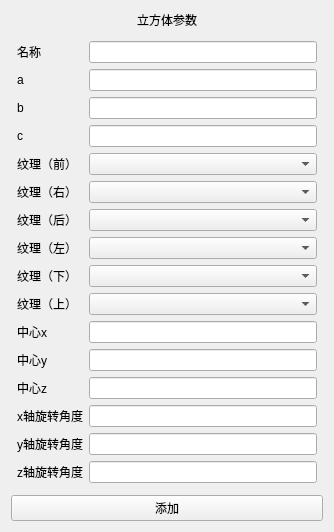
<?xml version="1.0" encoding="UTF-8"?>
<ui version="4.0">
 <class>CubeParamPanel</class>
 <widget class="QWidget" name="CubeParamPanel">
  <property name="geometry">
   <rect>
    <x>0</x>
    <y>0</y>
    <width>334</width>
    <height>499</height>
   </rect>
  </property>
  <property name="windowTitle">
   <string>CubeParamPanel</string>
  </property>
  <layout class="QVBoxLayout" name="verticalLayout" stretch="0,0,0">
   <item>
    <widget class="QLabel" name="title">
     <property name="text">
      <string>立方体参数</string>
     </property>
     <property name="alignment">
      <set>Qt::AlignmentFlag::AlignCenter</set>
     </property>
    </widget>
   </item>
   <item>
    <layout class="QFormLayout" name="formLayout">
     <property name="leftMargin">
      <number>6</number>
     </property>
     <property name="topMargin">
      <number>6</number>
     </property>
     <property name="rightMargin">
      <number>6</number>
     </property>
     <property name="bottomMargin">
      <number>6</number>
     </property>
     <item row="1" column="0">
      <widget class="QLabel" name="label">
       <property name="text">
        <string>a</string>
       </property>
      </widget>
     </item>
     <item row="1" column="1">
      <widget class="QLineEdit" name="a">
       <property name="inputMethodHints">
        <set>Qt::InputMethodHint::ImhDigitsOnly</set>
       </property>
      </widget>
     </item>
     <item row="2" column="0">
      <widget class="QLabel" name="label_2">
       <property name="text">
        <string>b</string>
       </property>
      </widget>
     </item>
     <item row="2" column="1">
      <widget class="QLineEdit" name="b"/>
     </item>
     <item row="3" column="0">
      <widget class="QLabel" name="label_3">
       <property name="text">
        <string>c</string>
       </property>
      </widget>
     </item>
     <item row="3" column="1">
      <widget class="QLineEdit" name="c"/>
     </item>
     <item row="4" column="0">
      <widget class="QLabel" name="label_4">
       <property name="text">
        <string>纹理（前）</string>
       </property>
      </widget>
     </item>
     <item row="4" column="1">
      <widget class="QComboBox" name="tex1"/>
     </item>
     <item row="5" column="0">
      <widget class="QLabel" name="label_6">
       <property name="text">
        <string>纹理（右）</string>
       </property>
      </widget>
     </item>
     <item row="5" column="1">
      <widget class="QComboBox" name="tex2"/>
     </item>
     <item row="6" column="0">
      <widget class="QLabel" name="label_5">
       <property name="text">
        <string>纹理（后）</string>
       </property>
      </widget>
     </item>
     <item row="6" column="1">
      <widget class="QComboBox" name="tex3"/>
     </item>
     <item row="7" column="0">
      <widget class="QLabel" name="label_7">
       <property name="text">
        <string>纹理（左）</string>
       </property>
      </widget>
     </item>
     <item row="7" column="1">
      <widget class="QComboBox" name="tex4"/>
     </item>
     <item row="8" column="0">
      <widget class="QLabel" name="label_8">
       <property name="text">
        <string>纹理（下）</string>
       </property>
      </widget>
     </item>
     <item row="8" column="1">
      <widget class="QComboBox" name="tex5"/>
     </item>
     <item row="9" column="0">
      <widget class="QLabel" name="label_9">
       <property name="text">
        <string>纹理（上）</string>
       </property>
      </widget>
     </item>
     <item row="9" column="1">
      <widget class="QComboBox" name="tex6"/>
     </item>
     <item row="10" column="0">
      <widget class="QLabel" name="label_11">
       <property name="text">
        <string>中心x</string>
       </property>
      </widget>
     </item>
     <item row="10" column="1">
      <widget class="QLineEdit" name="originX"/>
     </item>
     <item row="11" column="0">
      <widget class="QLabel" name="label_12">
       <property name="text">
        <string>中心y</string>
       </property>
      </widget>
     </item>
     <item row="11" column="1">
      <widget class="QLineEdit" name="originY"/>
     </item>
     <item row="12" column="0">
      <widget class="QLabel" name="label_13">
       <property name="text">
        <string>中心z</string>
       </property>
      </widget>
     </item>
     <item row="12" column="1">
      <widget class="QLineEdit" name="originZ"/>
     </item>
     <item row="13" column="0">
      <widget class="QLabel" name="label_14">
       <property name="text">
        <string>x轴旋转角度</string>
       </property>
      </widget>
     </item>
     <item row="13" column="1">
      <widget class="QLineEdit" name="rotationX"/>
     </item>
     <item row="14" column="0">
      <widget class="QLabel" name="label_15">
       <property name="text">
        <string>y轴旋转角度</string>
       </property>
      </widget>
     </item>
     <item row="14" column="1">
      <widget class="QLineEdit" name="rotationY"/>
     </item>
     <item row="15" column="0">
      <widget class="QLabel" name="label_16">
       <property name="text">
        <string>z轴旋转角度</string>
       </property>
      </widget>
     </item>
     <item row="15" column="1">
      <widget class="QLineEdit" name="rotationZ"/>
     </item>
     <item row="0" column="0">
      <widget class="QLabel" name="Label">
       <property name="text">
        <string>名称</string>
       </property>
      </widget>
     </item>
     <item row="0" column="1">
      <widget class="QLineEdit" name="name"/>
     </item>
    </layout>
   </item>
   <item>
    <widget class="QPushButton" name="submitBtn">
     <property name="text">
      <string>添加</string>
     </property>
    </widget>
   </item>
  </layout>
 </widget>
 <resources/>
 <connections/>
</ui>
